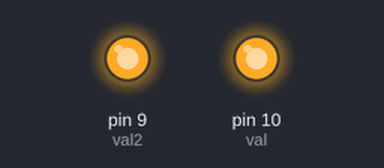
This sketch was run on a simulated Arduino Uno, built with avr-gcc and run on an emulated ATmega328P. On the bench: output pins drawn as LEDs (lit = HIGH).

Above: at 2.5 s.
At 7.5 s:
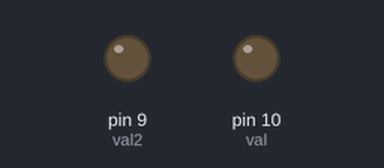
Timing chart, 0 to 13.0 s (numbered marks = the images above):
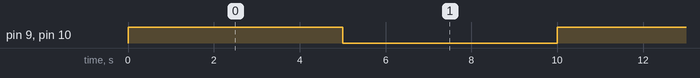

Measured:
- by itself, pin 9 (val2), pin 10 (val): alternates HIGH for 5.0 s and LOW for 5.0 s

The sketch:

dc_motor_relay.ino
```cpp
int val=10;
int val2=9;
void setup() {
  // put your setup code here, to run once:
  pinMode(val,OUTPUT);
  pinMode(val2,OUTPUT);
}

void loop() {
  // put your main code here, to run repeatedly:
  digitalWrite(val,HIGH);
  digitalWrite(val2,HIGH);
  delay(5000);
  digitalWrite(val,LOW);
   digitalWrite(val2,LOW);
  delay(5000);

}
```
